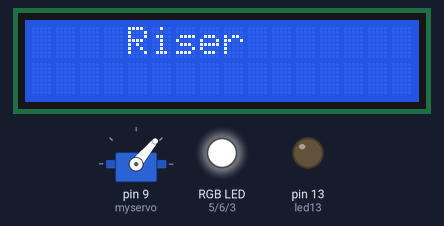
Simulated run of this sketch. Board: Arduino Uno, built with avr-gcc and run on an emulated ATmega328P. Parts: servo, 16×2 character LCD, an RGB LED mixed from three pins (HIGH = lit), output pins drawn as LEDs (lit = HIGH). Dim RGB values are drawn brighter than linear.

Above: at 0.1 s.
At 0.6 s:
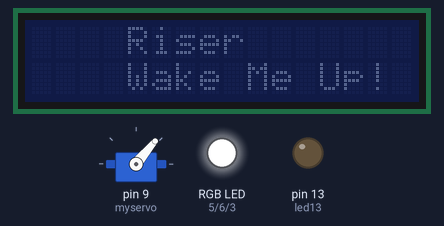
At 16.6 s:
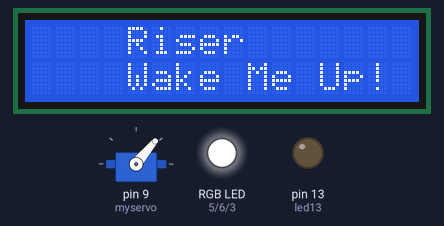
At 25.2 s:
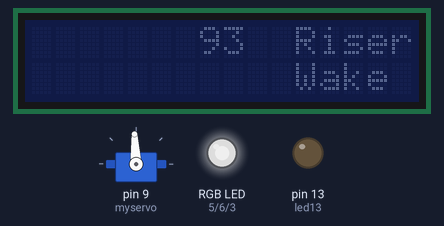
At 33.89 s:
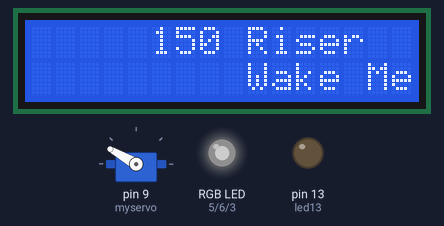
At 38.3 s:
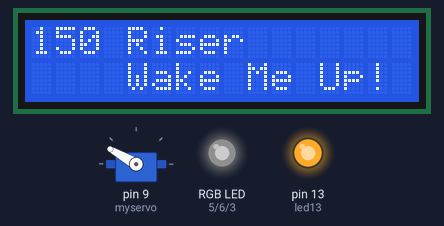
Timing chart, 0 to 40.0 s (numbered marks = the images above):
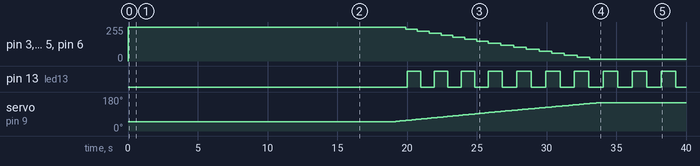

Measured:
- by itself, pin 3 (BLUE_2), pin 5 (RED_2), pin 6 (GREEN_2): moves from 255/255 to 15/255 over 13.2 s
- by itself, pin 13 (led13): alternates HIGH for 1.0 s and LOW for 1.0 s
- by itself, servo on pin 9 (myservo): moves from 50° to 150° over 14.5 s
- what the display in image 1 shows lasts 1.0 s, from 0.5 s to 1.5 s

The sketch:

riser_lcd_servo_rgb.ino
```cpp
#define BLUE_1  10
#define RED_1   11
#define GREEN_1  9

#define BLUE_2  3
#define RED_2   5
#define GREEN_2 6

int Red_1,Blue_1,Green_1 = 255;
int incRed_1,incBlue_1,incGreen_1 = 0;

int Red_2,Blue_2,Green_2 = 255;
int incRed_2,incBlue_2,incGreen_2 = 0;

int potpin = 0;  // analog pin used to connect the potentiometer
int val;    // variable to read the value from the analog pin

int LEDDelay =0;

int rgbLEDPower=255;
int rgbLEDCounter=0;


//------------------------------------
#include <Wire.h>
#include <LiquidCrystal_I2C.h>

LiquidCrystal_I2C lcd(0x27, 2, 1, 0, 4, 5, 6, 7, 3, POSITIVE);  // Set the LCD I2C address
int screenDir = 0;
int screenCount = 0;
int screenMax = 10;
int screenDelay = 75;
int screenDelayCount = 76;

//--------------------------------------
#include <Servo.h>
Servo myservo;
int servoPos = 50;
int servoDir = 1;
int servoCount = 0;
int servoMax = 150;
int servoMin = 50;
int servoSpeed = 10;
int servoDelay = 1;
int servoDelayCount = 0;


int backlit_on = 0;
int i;

int led13 = 13;
int led13_on = 0;

void setup() {
  pinMode(led13, OUTPUT);

/*
  pinMode(BLUE_1, OUTPUT);
  pinMode(RED_1, OUTPUT);
  pinMode(GREEN_1, OUTPUT);
  analogWrite(BLUE_1, 255);
  analogWrite(RED_1, 255);
  analogWrite(GREEN_1, 255);
  Red_1 = 1;
  Blue_1 = 1;
  Green_1 = 1;
*/

  pinMode(BLUE_2, OUTPUT);
  pinMode(RED_2, OUTPUT);
  pinMode(GREEN_2, OUTPUT);
  analogWrite(BLUE_2, 255);
  analogWrite(RED_2, 255);
  analogWrite(GREEN_2, 255);
  Red_2 = 1;
  Blue_2 = 1;
  Green_2 = 1;

  myservo.attach(9);
  myservo.write(servoPos);

  Serial.begin(57600);
  lcd.begin(16,2);

  lcd.setCursor(0,0);
  lcd.print("    Riser");
  delay(100);
  lcd.setCursor(0,1);
  lcd.print("    Wake Me Up!");
  delay(100);

// ------- Quick 3 blinks of backlight  -------------
  for(int i = 0; i< 15; i++)
  {
    lcd.backlight();
    delay(250);
    lcd.noBacklight();
    delay(1000);
  }

  backlit_on = 10;

}


void loop() {

 //screen
  screenDelayCount++;
  if (screenDelayCount>=screenDelay)
  {
    screenCount++;
    if (screenCount>screenMax) { if (screenDir==1) { screenDir = 0; } else {screenDir = 1; } screenCount = 0; }

    screenDelayCount=0;
    if (screenDir==1) { lcd.scrollDisplayLeft(); }
    if (screenDir==0) { lcd.scrollDisplayRight(); }
    if (led13_on==1) { digitalWrite(led13, HIGH); led13_on=0; } else { digitalWrite(led13, LOW); led13_on=1; }
  }

 //servo
  servoDelayCount++;
  if (servoDelayCount>=servoDelay)
  {
     servoCount++;
     LEDDelay++;

     if (servoCount>servoSpeed) {
       if (servoDir==1) {
          servoPos++;
          myservo.write(servoPos);

          rgbLEDCounter++;
          if (rgbLEDCounter>5)
          {
            rgbLEDCounter = 0;
            rgbLEDPower = rgbLEDPower-15;
            if (rgbLEDPower<0) { rgbLEDPower=0; }
          }

          analogWrite(BLUE_2, rgbLEDPower  );
          analogWrite(RED_2,  rgbLEDPower  );
          analogWrite(GREEN_2,  rgbLEDPower  );
       }

       if (servoDir==0) {
          servoPos--;
          myservo.write(servoPos);

          rgbLEDCounter++;
          if (rgbLEDCounter>5)
          {
            rgbLEDCounter = 0;
            rgbLEDPower = rgbLEDPower+15;
            if (rgbLEDPower>255) { rgbLEDPower=255; }
          }

          analogWrite(BLUE_2, rgbLEDPower  );
          analogWrite(RED_2,  rgbLEDPower  );
          analogWrite(GREEN_2,  rgbLEDPower  );

       }
       servoCount = 0;
     }

  lcd.setCursor(0,0);
  lcd.print(servoPos);


   if ( (servoDir==1) && (servoPos>=servoMax)) { servoDir = 2; servoSpeed = 2; LEDDelay=0;   lcd.backlight(); } else
   if ( (servoDir==0) && (servoPos<=servoMin)) { servoDir = 1; servoSpeed = 10; lcd.noBacklight(); } else
   if ( (servoDir==2) && (LEDDelay>=500)) { servoDir = 0; servoSpeed = 2; }


   servoDelayCount=0;
  }

 //RGB

/*
     val = analogRead(potpin);            // reads the value of the potentiometer (value between 0 and 1023)
     val = map(val, 0, 1023, 1, 100);     // scale it to use it with the servo (value between 0 and 180)
     Serial.println(val);

      analogWrite(RED_LED_DIO, RedColor);
      if (incRed==0) {  RedColor -=1; } else { RedColor +=1; }
      if (RedColor<=0) { incRed=1; } else
      if (RedColor>=255) { incRed=0; }

      analogWrite(GREEN_LED_DIO, GreenColor);
      if (incGreen==0) {  GreenColor -=1; } else { GreenColor +=1; }
      if (GreenColor<=0) { incGreen=1; } else
      if (GreenColor>=255) { incGreen=0; }

      analogWrite(BLUE_LED_DIO, BlueColor);
      if (incBlue==0) {  BlueColor -=1; } else { BlueColor +=1; }
      if (BlueColor<=0) { incBlue=1; } else
      if (BlueColor>=255) { incBlue=0; }
      delay(val);
*/

  delay(10);


}
```
